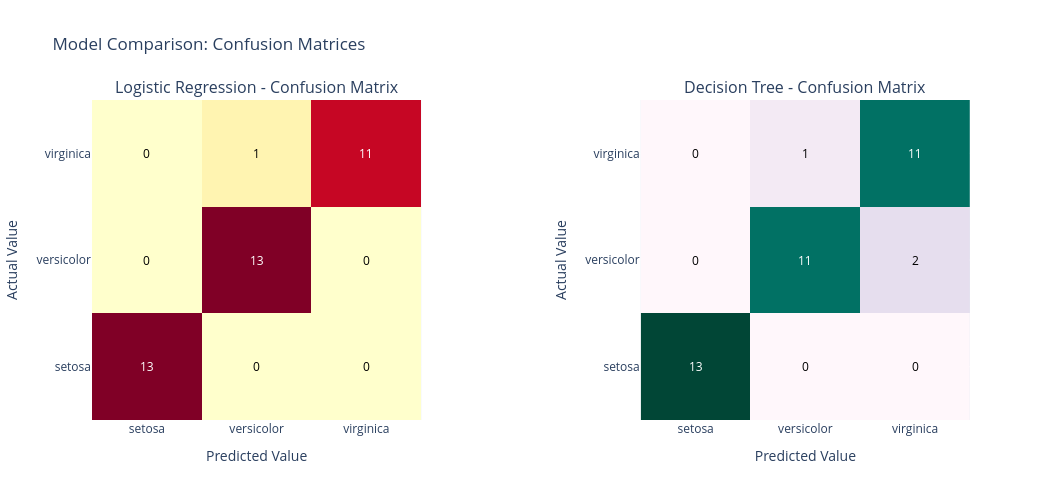

Notebook code for this chart:
### Code cell
from plotly.subplots import make_subplots
import plotly.figure_factory as ff
from sklearn.metrics import confusion_matrix

# 1. Compute confusion matrices
cm_lr = confusion_matrix(y_test, y_pred_lr)
cm_dt = confusion_matrix(y_test, y_pred_dt)
labels = sorted(y_test.unique())

# 2. Create subplots with breathing room in between (horizontal_spacing)
fig = make_subplots(
    rows=1,
    cols=2,
    subplot_titles=(
        "Logistic Regression - Confusion Matrix",
        "Decision Tree - Confusion Matrix",
    ),
    horizontal_spacing=0.25,
)

# 3. Generate individual annotated heatmaps
fig_lr = ff.create_annotated_heatmap(
    z=cm_lr, x=labels, y=labels, colorscale="Oranges", showscale=False
)
fig_dt = ff.create_annotated_heatmap(
    z=cm_dt, x=labels, y=labels, colorscale="PuBuGn", showscale=False
)

# 4. Add heatmap data traces to respective subplots
fig.add_trace(fig_lr.data[0], row=1, col=1)
fig.add_trace(fig_dt.data[0], row=1, col=2)

# 5. Correctly map the text annotations to Left Subplot (x1, y1)
for ann in fig_lr.layout.annotations:
  ann.update(xref="x1", yref="y1")
  fig.add_annotation(ann)

# 6. Correctly map the text annotations to Right Subplot (x2, y2)
for ann in fig_dt.layout.annotations:
  ann.update(xref="x2", yref="y2")
  fig.add_annotation(ann)

# 7. Update axes and layout size
fig.update_xaxes(title_text="Predicted Value", row=1, col=1)
fig.update_xaxes(title_text="Predicted Value", row=1, col=2)
fig.update_yaxes(title_text="Actual Value", row=1, col=1)
fig.update_yaxes(title_text="Actual Value", row=1, col=2)

fig.update_layout(
    title_text="Model Comparison: Confusion Matrices", width=1050, height=500
)

fig.show()

### Figure 1 — Plotly figure (JSON) as saved in the notebook; plotly's stock layout.template omitted (floating-point values rounded to 4 significant figures)
{"data": [{"colorscale": [[0, "rgb(255,255,204)"], [0.125, "rgb(255,237,160)"], [0.25, "rgb(254,217,118)"], [0.375, "rgb(254,178,76)"], [0.5, "rgb(253,141,60)"], [0.625, "rgb(252,78,42)"], [0.75, "rgb(227,26,28)"], [0.875, "rgb(189,0,38)"], [1, "rgb(128,0,38)"]], "reversescale": false, "showscale": false, "type": "heatmap", "x": ["setosa", "versicolor", "virginica"], "xaxis": "x", "y": ["setosa", "versicolor", "virginica"], "yaxis": "y", "z": [[13, 0, 0], [0, 13, 0], [0, 1, 11]]}, {"colorscale": [[0, "rgb(255,247,251)"], [0.125, "rgb(236,226,240)"], [0.25, "rgb(208,209,230)"], [0.375, "rgb(166,189,219)"], [0.5, "rgb(103,169,207)"], [0.625, "rgb(54,144,192)"], [0.75, "rgb(2,129,138)"], [0.875, "rgb(1,108,89)"], [1, "rgb(1,70,54)"]], "reversescale": false, "showscale": false, "type": "heatmap", "x": ["setosa", "versicolor", "virginica"], "xaxis": "x2", "y": ["setosa", "versicolor", "virginica"], "yaxis": "y2", "z": [[13, 0, 0], [0, 11, 2], [0, 1, 11]]}], "layout": {"annotations": [{"font": {"size": 16}, "showarrow": false, "text": "Logistic Regression - Confusion Matrix", "x": 0.1875, "xanchor": "center", "xref": "paper", "y": 1, "yanchor": "bottom", "yref": "paper"}, {"font": {"size": 16}, "showarrow": false, "text": "Decision Tree - Confusion Matrix", "x": 0.8125, "xanchor": "center", "xref": "paper", "y": 1, "yanchor": "bottom", "yref": "paper"}, {"font": {"color": "#FFFFFF"}, "showarrow": false, "text": "13", "x": "setosa", "xref": "x", "y": "setosa", "yref": "y"}, {"font": {"color": "#000000"}, "showarrow": false, "text": "0", "x": "versicolor", "xref": "x", "y": "setosa", "yref": "y"}, {"font": {"color": "#000000"}, "showarrow": false, "text": "0", "x": "virginica", "xref": "x", "y": "setosa", "yref": "y"}, {"font": {"color": "#000000"}, "showarrow": false, "text": "0", "x": "setosa", "xref": "x", "y": "versicolor", "yref": "y"}, {"font": {"color": "#FFFFFF"}, "showarrow": false, "text": "13", "x": "versicolor", "xref": "x", "y": "versicolor", "yref": "y"}, {"font": {"color": "#000000"}, "showarrow": false, "text": "0", "x": "virginica", "xref": "x", "y": "versicolor", "yref": "y"}, {"font": {"color": "#000000"}, "showarrow": false, "text": "0", "x": "setosa", "xref": "x", "y": "virginica", "yref": "y"}, {"font": {"color": "#000000"}, "showarrow": false, "text": "1", "x": "versicolor", "xref": "x", "y": "virginica", "yref": "y"}, {"font": {"color": "#FFFFFF"}, "showarrow": false, "text": "11", "x": "virginica", "xref": "x", "y": "virginica", "yref": "y"}, {"font": {"color": "#FFFFFF"}, "showarrow": false, "text": "13", "x": "setosa", "xref": "x2", "y": "setosa", "yref": "y2"}, {"font": {"color": "#000000"}, "showarrow": false, "text": "0", "x": "versicolor", "xref": "x2", "y": "setosa", "yref": "y2"}, {"font": {"color": "#000000"}, "showarrow": false, "text": "0", "x": "virginica", "xref": "x2", "y": "setosa", "yref": "y2"}, {"font": {"color": "#000000"}, "showarrow": false, "text": "0", "x": "setosa", "xref": "x2", "y": "versicolor", "yref": "y2"}, {"font": {"color": "#FFFFFF"}, "showarrow": false, "text": "11", "x": "versicolor", "xref": "x2", "y": "versicolor", "yref": "y2"}, {"font": {"color": "#000000"}, "showarrow": false, "text": "2", "x": "virginica", "xref": "x2", "y": "versicolor", "yref": "y2"}, {"font": {"color": "#000000"}, "showarrow": false, "text": "0", "x": "setosa", "xref": "x2", "y": "virginica", "yref": "y2"}, {"font": {"color": "#000000"}, "showarrow": false, "text": "1", "x": "versicolor", "xref": "x2", "y": "virginica", "yref": "y2"}, {"font": {"color": "#FFFFFF"}, "showarrow": false, "text": "11", "x": "virginica", "xref": "x2", "y": "virginica", "yref": "y2"}], "height": 500, "title": {"text": "Model Comparison: Confusion Matrices"}, "width": 1050, "xaxis": {"anchor": "y", "domain": [0, 0.375], "title": {"text": "Predicted Value"}}, "xaxis2": {"anchor": "y2", "domain": [0.625, 1], "title": {"text": "Predicted Value"}}, "yaxis": {"anchor": "x", "domain": [0, 1], "title": {"text": "Actual Value"}}, "yaxis2": {"anchor": "x2", "domain": [0, 1], "title": {"text": "Actual Value"}}}}
